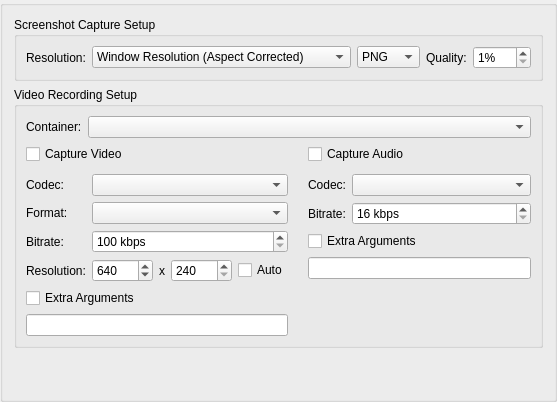
     <widget class="QGroupBox" name="recordingTab">
      <attribute name="title">
       <string>Media Capture</string>
      </attribute>
      <layout class="QVBoxLayout" name="recordingTabLayout">
       <item>
        <widget class="QGroupBox" name="groupBox">
         <property name="title">
          <string>Screenshot Capture Setup</string>
         </property>
         <layout class="QGridLayout" name="gridLayout_2">
          <item row="0" column="0">
           <layout class="QHBoxLayout" name="screenshotLayout" stretch="0,1,0,0,0">
            <item>
             <widget class="QLabel" name="screenshotSizeLabel">
              <property name="text">
               <string>Resolution:</string>
              </property>
             </widget>
            </item>
            <item>
             <widget class="QComboBox" name="screenshotSize">
              <item>
               <property name="text">
                <string>Window Resolution (Aspect Corrected)</string>
               </property>
              </item>
              <item>
               <property name="text">
                <string>Internal Resolution (Aspect Corrected)</string>
               </property>
              </item>
              <item>
               <property name="text">
                <string>Internal Resolution (No Aspect Correction)</string>
               </property>
              </item>
             </widget>
            </item>
            <item>
             <widget class="QComboBox" name="screenshotFormat">
              <item>
               <property name="text">
                <string>PNG</string>
               </property>
              </item>
              <item>
               <property name="text">
                <string>JPEG</string>
               </property>
              </item>
              <item>
               <property name="text">
                <string>WebP</string>
               </property>
              </item>
             </widget>
            </item>
            <item>
             <widget class="QLabel" name="screenshotQualityLabel">
              <property name="text">
               <string>Quality:</string>
              </property>
             </widget>
            </item>
            <item>
             <widget class="QSpinBox" name="screenshotQuality">
              <property name="suffix">
               <string>%</string>
              </property>
              <property name="minimum">
               <number>1</number>
              </property>
              <property name="maximum">
               <number>100</number>
              </property>
             </widget>
            </item>
           </layout>
          </item>
         </layout>
        </widget>
       </item>
       <item>
        <widget class="QGroupBox" name="captureTabGroupBox">
         <property name="statusTip">
          <string>capture</string>
         </property>
         <property name="title">
          <string>Video Recording Setup</string>
         </property>
         <layout class="QFormLayout" name="captureTabGroupBoxLayout">
          <item row="0" column="0">
           <widget class="QLabel" name="captureContainerLabel">
            <property name="text">
             <string>Container:</string>
            </property>
           </widget>
          </item>
          <item row="0" column="1">
           <widget class="QComboBox" name="captureContainer"/>
          </item>
          <item row="1" column="0" colspan="2">
           <layout class="QGridLayout" name="captureOptionLayout" columnstretch="1,1">
            <property name="horizontalSpacing">
             <number>20</number>
            </property>
            <property name="verticalSpacing">
             <number>10</number>
            </property>
            <item row="1" column="1">
             <widget class="QWidget" name="audioCaptureOptions" native="true">
              <layout class="QFormLayout" name="formLayout_10">
               <property name="leftMargin">
                <number>0</number>
               </property>
               <property name="topMargin">
                <number>0</number>
               </property>
               <property name="rightMargin">
                <number>0</number>
               </property>
               <property name="bottomMargin">
                <number>0</number>
               </property>
               <item row="0" column="0">
                <widget class="QLabel" name="audioCaptureCodecLabel">
                 <property name="text">
                  <string>Codec:</string>
                 </property>
                </widget>
               </item>
               <item row="0" column="1">
                <widget class="QComboBox" name="audioCaptureCodec"/>
               </item>
               <item row="1" column="0">
                <widget class="QLabel" name="audioCaptureBitrateLabel">
                 <property name="text">
                  <string>Bitrate:</string>
                 </property>
                </widget>
               </item>
               <item row="1" column="1">
                <widget class="QSpinBox" name="audioCaptureBitrate">
                 <property name="suffix">
                  <string> kbps</string>
                 </property>
                 <property name="minimum">
                  <number>16</number>
                 </property>
                 <property name="maximum">
                  <number>2048</number>
                 </property>
                 <property name="singleStep">
                  <number>1</number>
                 </property>
                </widget>
               </item>
               <item row="2" column="0" colspan="2">
                <widget class="QCheckBox" name="enableAudioCaptureArguments">
                 <property name="text">
                  <string>Extra Arguments</string>
                 </property>
                </widget>
               </item>
               <item row="3" column="0" colspan="2">
                <widget class="QLineEdit" name="audioCaptureArguments"/>
               </item>
              </layout>
             </widget>
            </item>
            <item row="0" column="1">
             <widget class="QCheckBox" name="enableAudioCapture">
              <property name="text">
               <string>Capture Audio</string>
              </property>
             </widget>
            </item>
            <item row="1" column="0">
             <widget class="QWidget" name="videoCaptureOptions" native="true">
              <layout class="QFormLayout" name="formLayout_6">
               <property name="leftMargin">
                <number>0</number>
               </property>
               <property name="topMargin">
                <number>0</number>
               </property>
               <property name="rightMargin">
                <number>0</number>
               </property>
               <property name="bottomMargin">
                <number>0</number>
               </property>
               <item row="0" column="0">
                <widget class="QLabel" name="videoCaptureCodecLabel">
                 <property name="text">
                  <string>Codec:</string>
                 </property>
                </widget>
               </item>
               <item row="0" column="1">
                <widget class="QComboBox" name="videoCaptureCodec"/>
               </item>
               <item row="1" column="0">
                <widget class="QLabel" name="videoCaptureFomatLabel">
                 <property name="text">
                  <string>Format:</string>
                 </property>
                </widget>
               </item>
               <item row="1" column="1">
                <widget class="QComboBox" name="videoCaptureFormat"/>
               </item>
               <item row="2" column="0">
                <widget class="QLabel" name="videoCaptureBitrateLabel">
                 <property name="text">
                  <string>Bitrate:</string>
                 </property>
                </widget>
               </item>
               <item row="2" column="1">
                <widget class="QSpinBox" name="videoCaptureBitrate">
                 <property name="suffix">
                  <string extracomment="Unit that will appear next to a number. Alter the space or whatever is needed before the text depending on your language."> kbps</string>
                 </property>
                 <property name="minimum">
                  <number>100</number>
                 </property>
                 <property name="maximum">
                  <number>200000</number>
                 </property>
                 <property name="singleStep">
                  <number>100</number>
                 </property>
                </widget>
               </item>
               <item row="3" column="0">
                <widget class="QLabel" name="videoCaptureResolutionLabel">
                 <property name="text">
                  <string>Resolution:</string>
                 </property>
                </widget>
               </item>
               <item row="3" column="1">
                <layout class="QHBoxLayout" name="videoCaptureResolutionLayout" stretch="1,0,1,0">
                 <item>
                  <widget class="QSpinBox" name="videoCaptureWidth">
                   <property name="minimum">
                    <number>320</number>
                   </property>
                   <property name="maximum">
                    <number>32768</number>
                   </property>
                   <property name="singleStep">
                    <number>16</number>
                   </property>
                   <property name="value">
                    <number>640</number>
                   </property>
                  </widget>
                 </item>
                 <item>
                  <widget class="QLabel" name="xLabel">
                   <property name="text">
                    <string>x</string>
                   </property>
                  </widget>
                 </item>
                 <item>
                  <widget class="QSpinBox" name="videoCaptureHeight">
                   <property name="minimum">
                    <number>240</number>
                   </property>
                   <property name="maximum">
                    <number>32768</number>
                   </property>
                   <property name="singleStep">
                    <number>16</number>
                   </property>
                   <property name="value">
                    <number>240</number>
                   </property>
                  </widget>
                 </item>
                 <item>
                  <widget class="QCheckBox" name="videoCaptureResolutionAuto">
                   <property name="text">
                    <string>Auto</string>
                   </property>
                  </widget>
                 </item>
                </layout>
               </item>
               <item row="4" column="0" colspan="2">
                <widget class="QCheckBox" name="enableVideoCaptureArguments">
                 <property name="text">
                  <string>Extra Arguments</string>
                 </property>
                </widget>
               </item>
               <item row="5" column="0" colspan="2">
                <widget class="QLineEdit" name="videoCaptureArguments"/>
               </item>
              </layout>
             </widget>
            </item>
            <item row="0" column="0">
             <widget class="QCheckBox" name="enableVideoCapture">
              <property name="text">
               <string>Capture Video</string>
              </property>
             </widget>
            </item>
           </layout>
          </item>
         </layout>
        </widget>
       </item>
       <item>
        <spacer name="verticalSpacer_6">
         <property name="orientation">
          <enum>Qt::Orientation::Vertical</enum>
         </property>
         <property name="sizeHint" stdset="0">
          <size>
           <width>20</width>
           <height>40</height>
          </size>
         </property>
        </spacer>
       </item>
      </layout>
     </widget>
